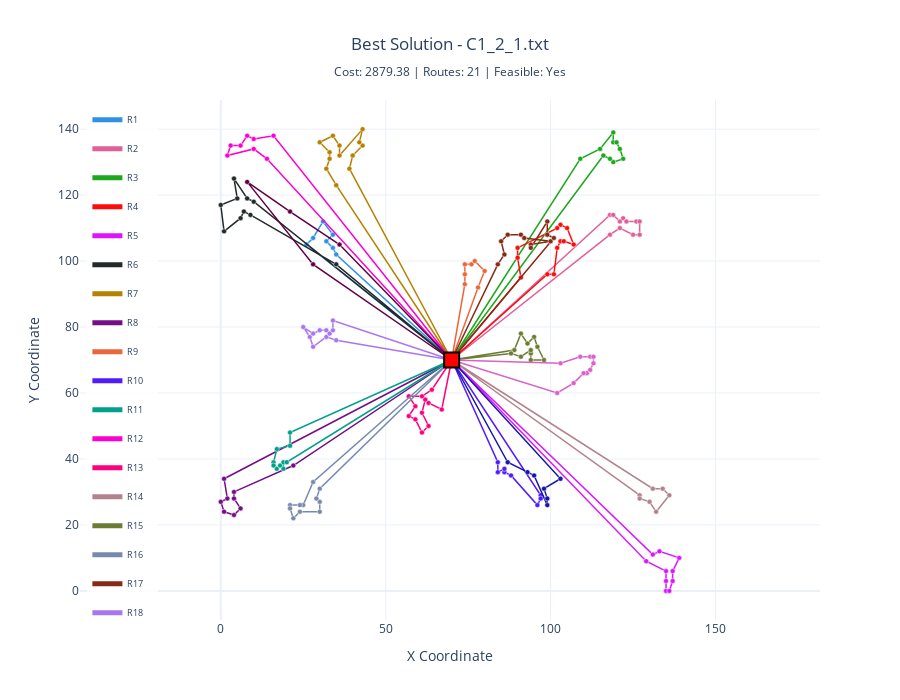

The cell this chart's notebook holds for it:
### Markdown cell above
### Interactive Route Visualization

Zoomable map with detailed hover information for each customer.
Includes route statistics and capacity utilization.

### Code cell
# ============================================================================
# SOLUTION VISUALIZATION
# ============================================================================

# Visualize solution
fig_routes = plot_solution_interactive(
    solution_alns, 
    title=f"Best Solution - {instance_obj.name}"
)
fig_routes.show(config={
    'displayModeBar': True, 
    'displaylogo': False,
    'toImageButtonOptions': {
        'format': 'png', 
        'filename': 'route_map',
        'height': 1080, 
        'width': 1920, 
        'scale': 2
    }
})

# Comprehensive statistics table
route_stats = []
for i, route in enumerate(solution_alns.routes):
    total_demand = sum(instance_obj.customers[c].demand for c in route)
    route_distance = solution_alns._route_distance(route)
    capacity_used = 100 * total_demand / instance_obj.vehicle_capacity
    
    route_stats.append({
        'Route': i + 1,
        'Customers': len(route),
        'Demand': total_demand,
        'Capacity (%)': f"{capacity_used:.1f}",
        'Distance': f"{route_distance:.2f}"
    })

stats_df = pd.DataFrame(route_stats)

# Create summary stats
summary_stats = {
    'Metric': [
        'Total Routes',
        'Total Distance',
        'Total Customers',
        'Avg Customers/Route',
        'Avg Capacity Usage',
        'Min Capacity Usage',
        'Max Capacity Usage',
        'Avg Distance/Route'
    ],
    'Value': [
        f"{len(solution_alns.routes)}",
        f"{solution_alns.distance:.2f}",  # Fixed: was total_distance, now distance
        f"{sum(len(r) for r in solution_alns.routes)}",
        f"{sum(len(r) for r in solution_alns.routes) / len(solution_alns.routes):.1f}",
        f"{stats_df['Capacity (%)'].astype(float).mean():.1f}%",
        f"{stats_df['Capacity (%)'].astype(float).min():.1f}%",
        f"{stats_df['Capacity (%)'].astype(float).max():.1f}%",
        f"{stats_df['Distance'].astype(float).mean():.2f}"
    ]
}

summary_df = pd.DataFrame(summary_stats)

# Create side-by-side tables
fig_table = make_subplots(
    rows=1, cols=2,
    specs=[[{"type": "table"}, {"type": "table"}]],
    column_widths=[0.35, 0.65],
    subplot_titles=("Summary", "Route Details")
)

# Summary table
fig_table.add_trace(
    go.Table(
        header=dict(
            values=list(summary_df.columns),
            fill_color='#34495e',
            font=dict(color='white', size=11),
            align='left'
        ),
        cells=dict(
            values=[summary_df[col] for col in summary_df.columns],
            fill_color='#ecf0f1',
            align='left',
            font=dict(size=10)
        )
    ),
    row=1, col=1
)

# All routes table
fig_table.add_trace(
    go.Table(
        header=dict(
            values=list(stats_df.columns),
            fill_color='#34495e',
            font=dict(color='white', size=11),
            align='center'
        ),
        cells=dict(
            values=[stats_df[col] for col in stats_df.columns],
            fill_color=[['#ecf0f1', '#d5dbdb'] * (len(stats_df) // 2 + 1)],
            align='center',
            font=dict(size=9)
        )
    ),
    row=1, col=2
)

fig_table.update_layout(
    title="Solution Statistics",
    height=min(600, 200 + len(stats_df) * 15),
    margin=dict(l=20, r=20, t=60, b=20),
    showlegend=False
)

fig_table.show(config={
    'displayModeBar': True, 
    'displaylogo': False,
    'toImageButtonOptions': {
        'format': 'png', 
        'filename': 'solution_statistics',
        'height': 1080, 
        'width': 1920, 
        'scale': 2
    }
})

### Figure 1 — Plotly figure (JSON) as saved in the notebook; plotly's stock layout.template omitted (floating-point values rounded to 4 significant figures)
{"data": [{"hovertemplate": "<b>Route 1</b><br>Customers: 7<br>Demand: 120 (60.0%)<br>Distance: 125.20<extra></extra>", "legendgroup": "route0", "line": {"color": "#2E91E5", "width": 1.5}, "mode": "lines", "name": "R1", "type": "scatter", "x": [70, 26, 28, 31, 34, 32, 34, 35, 70], "y": [70, 105, 107, 112, 108, 106, 104, 102, 70]}, {"hovertemplate": "<b>%{text}</b><br>Route 1<extra></extra>", "legendgroup": "route0", "marker": {"color": "#2E91E5", "line": {"color": "white", "width": 0.5}, "size": 5}, "mode": "markers", "showlegend": false, "text": ["Customer 55", "Customer 135", "Customer 184", "Customer 199", "Customer 37", "Customer 81", "Customer 137"], "type": "scatter", "x": [26, 28, 31, 34, 32, 34, 35], "y": [105, 107, 112, 108, 106, 104, 102]}, {"hovertemplate": "<b>Route 2</b><br>Customers: 11<br>Demand: 190 (95.0%)<br>Distance: 151.07<extra></extra>", "legendgroup": "route1", "line": {"color": "#E15F99", "width": 1.5}, "mode": "lines", "name": "R2", "type": "scatter", "x": [70, 118, 119, 121, 122, 123, 126, 127, 127, 125, 121, 118, 70], "y": [70, 114, 114, 112, 113, 112, 112, 112, 108, 108, 110, 108, 70]}, {"hovertemplate": "<b>%{text}</b><br>Route 2<extra></extra>", "legendgroup": "route1", "marker": {"color": "#E15F99", "line": {"color": "white", "width": 0.5}, "size": 5}, "mode": "markers", "showlegend": false, "text": ["Customer 170", "Customer 134", "Customer 50", "Customer 156", "Customer 112", "Customer 168", "Customer 79", "Customer 29", "Customer 87", "Customer 42", "Customer 123"], "type": "scatter", "x": [118, 119, 121, 122, 123, 126, 127, 127, 125, 121, 118], "y": [114, 114, 112, 113, 112, 112, 112, 108, 108, 110, 108]}, {"hovertemplate": "<b>Route 3</b><br>Customers: 10<br>Demand: 200 (100.0%)<br>Distance: 178.92<extra></extra>", "legendgroup": "route2", "line": {"color": "#1CA71C", "width": 1.5}, "mode": "lines", "name": "R3", "type": "scatter", "x": [70, 109, 115, 119, 119, 120, 121, 122, 119, 118, 116, 70], "y": [70, 131, 134, 139, 136, 136, 134, 131, 130, 131, 132, 70]}, {"hovertemplate": "<b>%{text}</b><br>Route 3<extra></extra>", "legendgroup": "route2", "marker": {"color": "#1CA71C", "line": {"color": "white", "width": 0.5}, "size": 5}, "mode": "markers", "showlegend": false, "text": ["Customer 21", "Customer 23", "Customer 182", "Customer 75", "Customer 163", "Customer 194", "Customer 145", "Customer 195", "Customer 52", "Customer 92"], "type": "scatter", "x": [109, 115, 119, 119, 120, 121, 122, 119, 118, 116], "y": [131, 134, 139, 136, 136, 134, 131, 130, 131, 132]}, {"hovertemplate": "<b>Route 4</b><br>Customers: 12<br>Demand: 200 (100.0%)<br>Distance: 119.59<extra></extra>", "legendgroup": "route3", "line": {"color": "#FB0D0D", "width": 1.5}, "mode": "lines", "name": "R4", "type": "scatter", "x": [70, 99, 101, 102, 103, 104, 107, 105, 103, 102, 90, 90, 91, 70], "y": [70, 96, 96, 104, 106, 106, 105, 110, 111, 110, 104, 101, 95, 70]}, {"hovertemplate": "<b>%{text}</b><br>Route 4<extra></extra>", "legendgroup": "route3", "marker": {"color": "#FB0D0D", "line": {"color": "white", "width": 0.5}, "size": 5}, "mode": "markers", "showlegend": false, "text": ["Customer 133", "Customer 48", "Customer 26", "Customer 152", "Customer 40", "Customer 153", "Customer 169", "Customer 89", "Customer 105", "Customer 28", "Customer 74", "Customer 149"], "type": "scatter", "x": [99, 101, 102, 103, 104, 107, 105, 103, 102, 90, 90, 91], "y": [96, 96, 104, 106, 106, 105, 110, 111, 110, 104, 101, 95]}, {"hovertemplate": "<b>Route 5</b><br>Customers: 10<br>Demand: 180 (90.0%)<br>Distance: 202.63<extra></extra>", "legendgroup": "route4", "line": {"color": "#DA16FF", "width": 1.5}, "mode": "lines", "name": "R5", "type": "scatter", "x": [70, 129, 135, 135, 135, 136, 137, 137, 139, 133, 131, 70], "y": [70, 9, 6, 3, 0, 0, 3, 6, 10, 12, 11, 70]}, {"hovertemplate": "<b>%{text}</b><br>Route 5<extra></extra>", "legendgroup": "route4", "marker": {"color": "#DA16FF", "line": {"color": "white", "width": 0.5}, "size": 5}, "mode": "markers", "showlegend": false, "text": ["Customer 32", "Customer 171", "Customer 65", "Customer 86", "Customer 115", "Customer 94", "Customer 51", "Customer 174", "Customer 136", "Customer 189"], "type": "scatter", "x": [129, 135, 135, 135, 136, 137, 137, 139, 133, 131], "y": [9, 6, 3, 0, 0, 3, 6, 10, 12, 11]}, {"hovertemplate": "<b>Route 6</b><br>Customers: 10<br>Demand: 190 (95.0%)<br>Distance: 192.16<extra></extra>", "legendgroup": "route5", "line": {"color": "#222A2A", "width": 1.5}, "mode": "lines", "name": "R6", "type": "scatter", "x": [70, 10, 8, 4, 5, 0, 1, 6, 7, 9, 35, 70], "y": [70, 118, 119, 125, 119, 117, 109, 113, 115, 114, 99, 70]}, {"hovertemplate": "<b>%{text}</b><br>Route 6<extra></extra>", "legendgroup": "route5", "marker": {"color": "#222A2A", "line": {"color": "white", "width": 0.5}, "size": 5}, "mode": "markers", "showlegend": false, "text": ["Customer 161", "Customer 104", "Customer 54", "Customer 185", "Customer 132", "Customer 7", "Customer 181", "Customer 117", "Customer 49", "Customer 183"], "type": "scatter", "x": [10, 8, 4, 5, 0, 1, 6, 7, 9, 35], "y": [118, 119, 125, 119, 117, 109, 113, 115, 114, 99]}, {"hovertemplate": "<b>Route 7</b><br>Customers: 13<br>Demand: 200 (100.0%)<br>Distance: 180.13<extra></extra>", "legendgroup": "route6", "line": {"color": "#B68100", "width": 1.5}, "mode": "lines", "name": "R7", "type": "scatter", "x": [70, 39, 40, 43, 42, 43, 36, 36, 34, 30, 33, 33, 32, 35, 70], "y": [70, 128, 132, 135, 136, 140, 132, 135, 138, 136, 133, 131, 128, 123, 70]}, {"hovertemplate": "<b>%{text}</b><br>Route 7<extra></extra>", "legendgroup": "route6", "marker": {"color": "#B68100", "line": {"color": "white", "width": 0.5}, "size": 5}, "mode": "markers", "showlegend": false, "text": ["Customer 114", "Customer 159", "Customer 38", "Customer 150", "Customer 22", "Customer 151", "Customer 16", "Customer 140", "Customer 187", "Customer 142", "Customer 111", "Customer 63", "Customer 56"], "type": "scatter", "x": [39, 40, 43, 42, 43, 36, 36, 34, 30, 33, 33, 32, 35], "y": [128, 132, 135, 136, 140, 132, 135, 138, 136, 133, 131, 128, 123]}, {"hovertemplate": "<b>Route 8</b><br>Customers: 9<br>Demand: 160 (80.0%)<br>Distance: 178.29<extra></extra>", "legendgroup": "route7", "line": {"color": "#750D86", "width": 1.5}, "mode": "lines", "name": "R8", "type": "scatter", "x": [70, 1, 2, 0, 1, 4, 6, 4, 4, 22, 70], "y": [70, 34, 28, 27, 24, 23, 25, 28, 30, 38, 70]}, {"hovertemplate": "<b>%{text}</b><br>Route 8<extra></extra>", "legendgroup": "route7", "marker": {"color": "#750D86", "line": {"color": "white", "width": 0.5}, "size": 5}, "mode": "markers", "showlegend": false, "text": ["Customer 60", "Customer 82", "Customer 180", "Customer 84", "Customer 191", "Customer 125", "Customer 4", "Customer 72", "Customer 108"], "type": "scatter", "x": [1, 2, 0, 1, 4, 6, 4, 4, 22], "y": [34, 28, 27, 24, 23, 25, 28, 30, 38]}, {"hovertemplate": "<b>Route 9</b><br>Customers: 7<br>Demand: 150 (75.0%)<br>Distance: 65.80<extra></extra>", "legendgroup": "route8", "line": {"color": "#EB663B", "width": 1.5}, "mode": "lines", "name": "R9", "type": "scatter", "x": [70, 74, 74, 74, 76, 77, 80, 78, 70], "y": [70, 93, 96, 99, 99, 100, 97, 92, 70]}, {"hovertemplate": "<b>%{text}</b><br>Route 9<extra></extra>", "legendgroup": "route8", "marker": {"color": "#EB663B", "line": {"color": "white", "width": 0.5}, "size": 5}, "mode": "markers", "showlegend": false, "text": ["Customer 62", "Customer 131", "Customer 44", "Customer 102", "Customer 146", "Customer 68", "Customer 76"], "type": "scatter", "x": [74, 74, 74, 76, 77, 80, 78], "y": [93, 96, 99, 99, 100, 97, 92]}, {"hovertemplate": "<b>Route 10</b><br>Customers: 8<br>Demand: 140 (70.0%)<br>Distance: 106.86<extra></extra>", "legendgroup": "route9", "line": {"color": "#511CFB", "width": 1.5}, "mode": "lines", "name": "R10", "type": "scatter", "x": [70, 97, 97, 96, 88, 86, 86, 84, 84, 70], "y": [70, 29, 28, 26, 35, 36, 37, 36, 39, 70]}, {"hovertemplate": "<b>%{text}</b><br>Route 10<extra></extra>", "legendgroup": "route9", "marker": {"color": "#511CFB", "line": {"color": "white", "width": 0.5}, "size": 5}, "mode": "markers", "showlegend": false, "text": ["Customer 164", "Customer 66", "Customer 147", "Customer 129", "Customer 11", "Customer 6", "Customer 122", "Customer 139"], "type": "scatter", "x": [97, 97, 96, 88, 86, 86, 84, 84], "y": [29, 28, 26, 35, 36, 37, 36, 39]}, {"hovertemplate": "<b>Route 11</b><br>Customers: 10<br>Demand: 180 (90.0%)<br>Distance: 133.03<extra></extra>", "legendgroup": "route10", "line": {"color": "#00A08B", "width": 1.5}, "mode": "lines", "name": "R11", "type": "scatter", "x": [70, 21, 21, 17, 16, 16, 17, 18, 19, 19, 20, 70], "y": [70, 48, 44, 43, 39, 38, 37, 38, 37, 39, 39, 70]}, {"hovertemplate": "<b>%{text}</b><br>Route 11<extra></extra>", "legendgroup": "route10", "marker": {"color": "#00A08B", "line": {"color": "white", "width": 0.5}, "size": 5}, "mode": "markers", "showlegend": false, "text": ["Customer 57", "Customer 118", "Customer 83", "Customer 143", "Customer 176", "Customer 36", "Customer 33", "Customer 121", "Customer 165", "Customer 188"], "type": "scatter", "x": [21, 21, 17, 16, 16, 17, 18, 19, 19, 20], "y": [48, 44, 43, 39, 38, 37, 38, 37, 39, 39]}, {"hovertemplate": "<b>Route 12</b><br>Customers: 8<br>Demand: 160 (80.0%)<br>Distance: 200.97<extra></extra>", "legendgroup": "route11", "line": {"color": "#FB00D1", "width": 1.5}, "mode": "lines", "name": "R12", "type": "scatter", "x": [70, 16, 10, 8, 6, 3, 2, 10, 14, 70], "y": [70, 138, 137, 138, 135, 135, 132, 134, 131, 70]}, {"hovertemplate": "<b>%{text}</b><br>Route 12<extra></extra>", "legendgroup": "route11", "marker": {"color": "#FB00D1", "line": {"color": "white", "width": 0.5}, "size": 5}, "mode": "markers", "showlegend": false, "text": ["Customer 177", "Customer 3", "Customer 88", "Customer 8", "Customer 186", "Customer 127", "Customer 98", "Customer 157"], "type": "scatter", "x": [16, 10, 8, 6, 3, 2, 10, 14], "y": [138, 137, 138, 135, 135, 132, 134, 131]}, {"hovertemplate": "<b>Route 13</b><br>Customers: 12<br>Demand: 180 (90.0%)<br>Distance: 64.95<extra></extra>", "legendgroup": "route12", "line": {"color": "#FC0080", "width": 1.5}, "mode": "lines", "name": "R13", "type": "scatter", "x": [70, 67, 63, 62, 61, 63, 61, 59, 57, 59, 57, 61, 64, 70], "y": [70, 55, 57, 58, 54, 50, 48, 52, 53, 56, 59, 59, 61, 70]}, {"hovertemplate": "<b>%{text}</b><br>Route 13<extra></extra>", "legendgroup": "route12", "marker": {"color": "#FC0080", "line": {"color": "white", "width": 0.5}, "size": 5}, "mode": "markers", "showlegend": false, "text": ["Customer 113", "Customer 155", "Customer 78", "Customer 175", "Customer 13", "Customer 43", "Customer 2", "Customer 90", "Customer 67", "Customer 17", "Customer 39", "Customer 107"], "type": "scatter", "x": [67, 63, 62, 61, 63, 61, 59, 57, 59, 57, 61, 64], "y": [55, 57, 58, 54, 50, 48, 52, 53, 56, 59, 59, 61]}, {"hovertemplate": "<b>Route 14</b><br>Customers: 7<br>Demand: 140 (70.0%)<br>Distance: 162.61<extra></extra>", "legendgroup": "route13", "line": {"color": "#B2828D", "width": 1.5}, "mode": "lines", "name": "R14", "type": "scatter", "x": [70, 127, 127, 130, 132, 136, 134, 131, 70], "y": [70, 29, 28, 27, 24, 29, 31, 31, 70]}, {"hovertemplate": "<b>%{text}</b><br>Route 14<extra></extra>", "legendgroup": "route13", "marker": {"color": "#B2828D", "line": {"color": "white", "width": 0.5}, "size": 5}, "mode": "markers", "showlegend": false, "text": ["Customer 148", "Customer 103", "Customer 197", "Customer 124", "Customer 141", "Customer 69", "Customer 200"], "type": "scatter", "x": [127, 127, 130, 132, 136, 134, 131], "y": [29, 28, 27, 24, 29, 31, 31]}, {"hovertemplate": "<b>Route 15</b><br>Customers: 11<br>Demand: 180 (90.0%)<br>Distance: 70.57<extra></extra>", "legendgroup": "route14", "line": {"color": "#6C7C32", "width": 1.5}, "mode": "lines", "name": "R15", "type": "scatter", "x": [70, 89, 91, 93, 95, 96, 98, 94, 94, 94, 91, 88, 70], "y": [70, 73, 78, 75, 77, 74, 70, 70, 72, 73, 71, 72, 70]}, {"hovertemplate": "<b>%{text}</b><br>Route 15<extra></extra>", "legendgroup": "route14", "marker": {"color": "#6C7C32", "line": {"color": "white", "width": 0.5}, "size": 5}, "mode": "markers", "showlegend": false, "text": ["Customer 45", "Customer 178", "Customer 27", "Customer 173", "Customer 154", "Customer 24", "Customer 61", "Customer 100", "Customer 64", "Customer 179", "Customer 109"], "type": "scatter", "x": [89, 91, 93, 95, 96, 98, 94, 94, 94, 91, 88], "y": [73, 78, 75, 77, 74, 70, 70, 72, 73, 71, 72]}, {"hovertemplate": "<b>Route 16</b><br>Customers: 11<br>Demand: 180 (90.0%)<br>Distance: 144.02<extra></extra>", "legendgroup": "route15", "line": {"color": "#778AAE", "width": 1.5}, "mode": "lines", "name": "R16", "type": "scatter", "x": [70, 28, 25, 24, 21, 21, 22, 24, 30, 30, 29, 30, 70], "y": [70, 33, 26, 26, 26, 25, 22, 24, 24, 27, 28, 31, 70]}, {"hovertemplate": "<b>%{text}</b><br>Route 16<extra></extra>", "legendgroup": "route15", "marker": {"color": "#778AAE", "line": {"color": "white", "width": 0.5}, "size": 5}, "mode": "markers", "showlegend": false, "text": ["Customer 190", "Customer 5", "Customer 10", "Customer 193", "Customer 46", "Customer 128", "Customer 106", "Customer 167", "Customer 34", "Customer 95", "Customer 158"], "type": "scatter", "x": [28, 25, 24, 21, 21, 22, 24, 30, 30, 29, 30], "y": [33, 26, 26, 26, 25, 22, 24, 24, 27, 28, 31]}, {"hovertemplate": "<b>Route 17</b><br>Customers: 12<br>Demand: 190 (95.0%)<br>Distance: 127.26<extra></extra>", "legendgroup": "route16", "line": {"color": "#862A16", "width": 1.5}, "mode": "lines", "name": "R17", "type": "scatter", "x": [70, 84, 86, 85, 87, 91, 92, 100, 94, 94, 99, 99, 101, 70], "y": [70, 99, 102, 106, 108, 108, 107, 106, 105, 104, 112, 108, 107, 70]}, {"hovertemplate": "<b>%{text}</b><br>Route 17<extra></extra>", "legendgroup": "route16", "marker": {"color": "#862A16", "line": {"color": "white", "width": 0.5}, "size": 5}, "mode": "markers", "showlegend": false, "text": ["Customer 30", "Customer 120", "Customer 19", "Customer 192", "Customer 196", "Customer 97", "Customer 14", "Customer 96", "Customer 130", "Customer 15", "Customer 59", "Customer 198"], "type": "scatter", "x": [84, 86, 85, 87, 91, 92, 100, 94, 94, 99, 99, 101], "y": [99, 102, 106, 108, 108, 107, 106, 105, 104, 112, 108, 107]}, {"hovertemplate": "<b>Route 18</b><br>Customers: 11<br>Demand: 170 (85.0%)<br>Distance: 102.06<extra></extra>", "legendgroup": "route17", "line": {"color": "#A777F1", "width": 1.5}, "mode": "lines", "name": "R18", "type": "scatter", "x": [70, 35, 32, 28, 27, 25, 28, 30, 32, 33, 34, 34, 70], "y": [70, 76, 77, 74, 77, 80, 78, 79, 79, 78, 79, 82, 70]}, {"hovertemplate": "<b>%{text}</b><br>Route 18<extra></extra>", "legendgroup": "route17", "marker": {"color": "#A777F1", "line": {"color": "white", "width": 0.5}, "size": 5}, "mode": "markers", "showlegend": false, "text": ["Customer 101", "Customer 144", "Customer 119", "Customer 166", "Customer 35", "Customer 126", "Customer 71", "Customer 9", "Customer 1", "Customer 99", "Customer 53"], "type": "scatter", "x": [35, 32, 28, 27, 25, 28, 30, 32, 33, 34, 34], "y": [76, 77, 74, 77, 80, 78, 79, 79, 78, 79, 82]}, {"hovertemplate": "<b>Route 19</b><br>Customers: 4<br>Demand: 50 (25.0%)<br>Distance: 165.69<extra></extra>", "legendgroup": "route18", "line": {"color": "#620042", "width": 1.5}, "mode": "lines", "name": "R19", "type": "scatter", "x": [70, 28, 8, 21, 36, 70], "y": [70, 99, 124, 115, 105, 70]}, {"hovertemplate": "<b>%{text}</b><br>Route 19<extra></extra>", "legendgroup": "route18", "marker": {"color": "#620042", "line": {"color": "white", "width": 0.5}, "size": 5}, "mode": "markers", "showlegend": false, "text": ["Customer 93", "Customer 18", "Customer 58", "Customer 138"], "type": "scatter", "x": [28, 8, 21, 36], "y": [99, 124, 115, 105]}, {"hovertemplate": "<b>Route 20</b><br>Customers: 7<br>Demand: 170 (85.0%)<br>Distance: 113.98<extra></extra>", "legendgroup": "route19", "line": {"color": "#1616A7", "width": 1.5}, "mode": "lines", "name": "R20", "type": "scatter", "x": [70, 87, 93, 95, 99, 99, 98, 103, 70], "y": [70, 39, 36, 35, 26, 28, 31, 34, 70]}, {"hovertemplate": "<b>%{text}</b><br>Route 20<extra></extra>", "legendgroup": "route19", "marker": {"color": "#1616A7", "line": {"color": "white", "width": 0.5}, "size": 5}, "mode": "markers", "showlegend": false, "text": ["Customer 73", "Customer 116", "Customer 12", "Customer 160", "Customer 47", "Customer 91", "Customer 70"], "type": "scatter", "x": [87, 93, 95, 99, 99, 98, 103], "y": [39, 36, 35, 26, 28, 31, 34]}, {"hovertemplate": "<b>Route 21</b><br>Customers: 10<br>Demand: 200 (100.0%)<br>Distance: 93.59<extra></extra>", "legendgroup": "route20", "line": {"color": "#DA60CA", "width": 1.5}, "mode": "lines", "name": "R21", "type": "scatter", "x": [70, 103, 109, 112, 113, 113, 112, 111, 110, 107, 102, 70], "y": [70, 69, 71, 71, 71, 69, 67, 66, 66, 63, 60, 70]}, {"hovertemplate": "<b>%{text}</b><br>Route 21<extra></extra>", "legendgroup": "route20", "marker": {"color": "#DA60CA", "line": {"color": "white", "width": 0.5}, "size": 5}, "mode": "markers", "showlegend": false, "text": ["Customer 20", "Customer 41", "Customer 85", "Customer 80", "Customer 31", "Customer 25", "Customer 172", "Customer 77", "Customer 110", "Customer 162"], "type": "scatter", "x": [103, 109, 112, 113, 113, 112, 111, 110, 107, 102], "y": [69, 71, 71, 71, 69, 67, 66, 66, 63, 60]}, {"hovertemplate": "<b>Depot</b><extra></extra>", "marker": {"color": "red", "line": {"color": "black", "width": 2}, "size": 15, "symbol": "square"}, "mode": "markers", "name": "Depot", "type": "scatter", "x": [70], "y": [70]}], "layout": {"height": 700, "hovermode": "closest", "legend": {"bgcolor": "rgba(255, 255, 255, 0.9)", "font": {"size": 9}, "itemsizing": "constant", "orientation": "v", "x": 0.01, "xanchor": "left", "y": 0.99, "yanchor": "top"}, "title": {"text": "Best Solution - C1_2_1.txt<br><sub>Cost: 2879.38 | Routes: 21 | Feasible: Yes</sub>", "x": 0.5, "xanchor": "center"}, "xaxis": {"scaleanchor": "y", "scaleratio": 1, "title": {"text": "X Coordinate"}}, "yaxis": {"title": {"text": "Y Coordinate"}}}}
